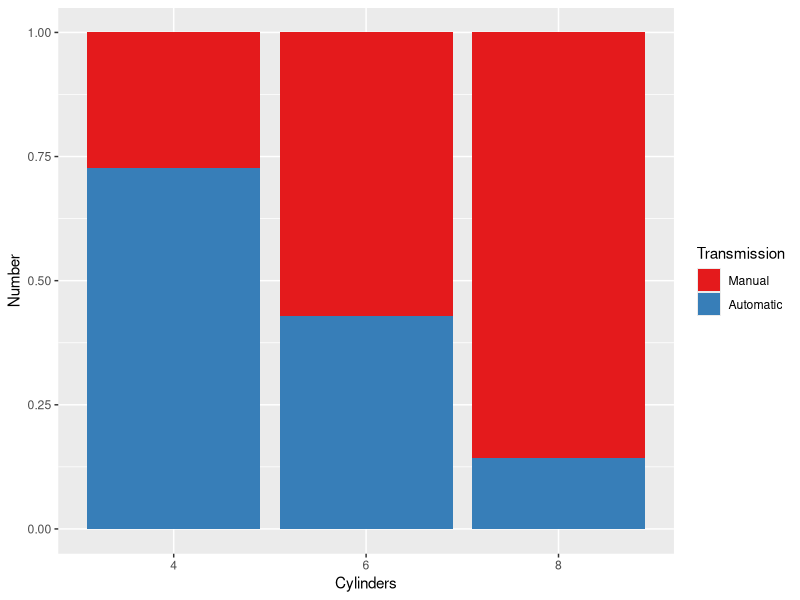
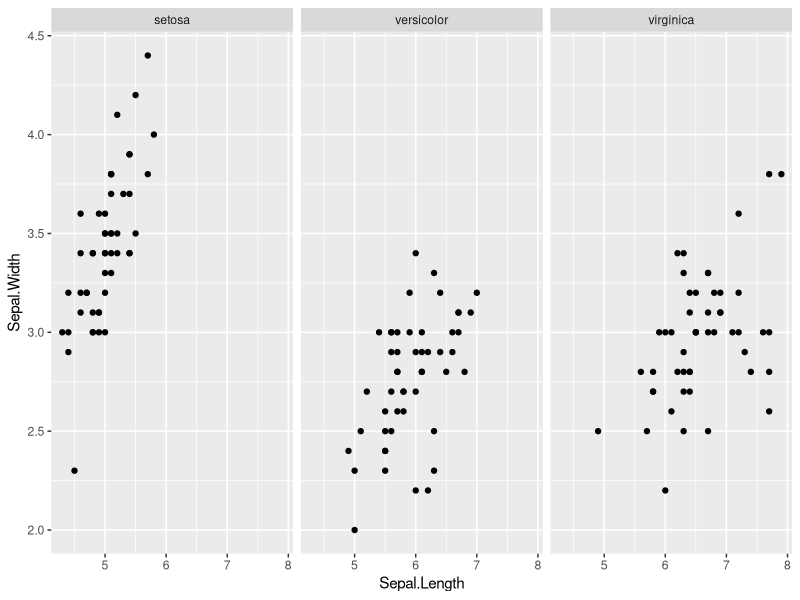
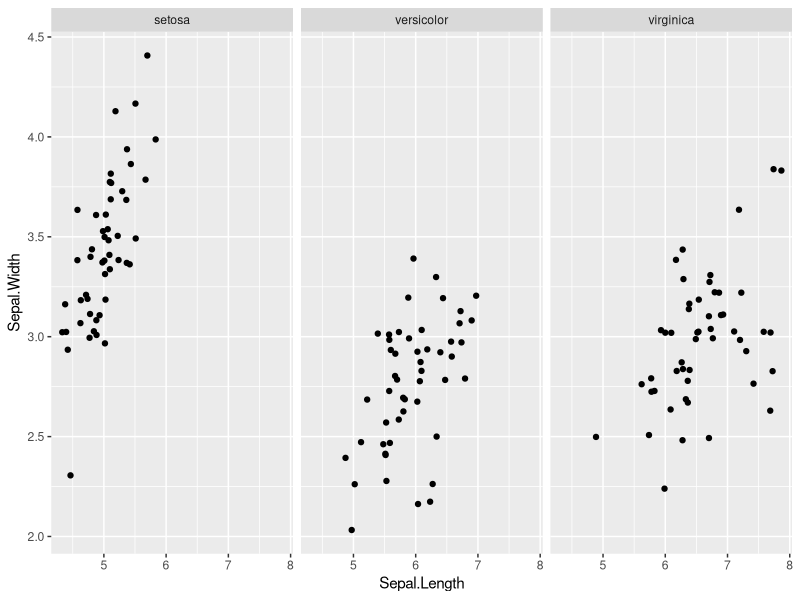
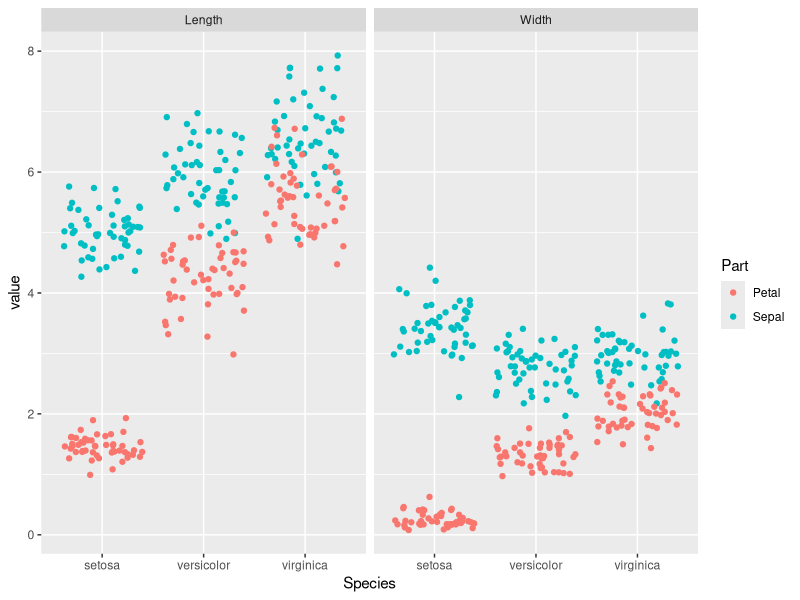
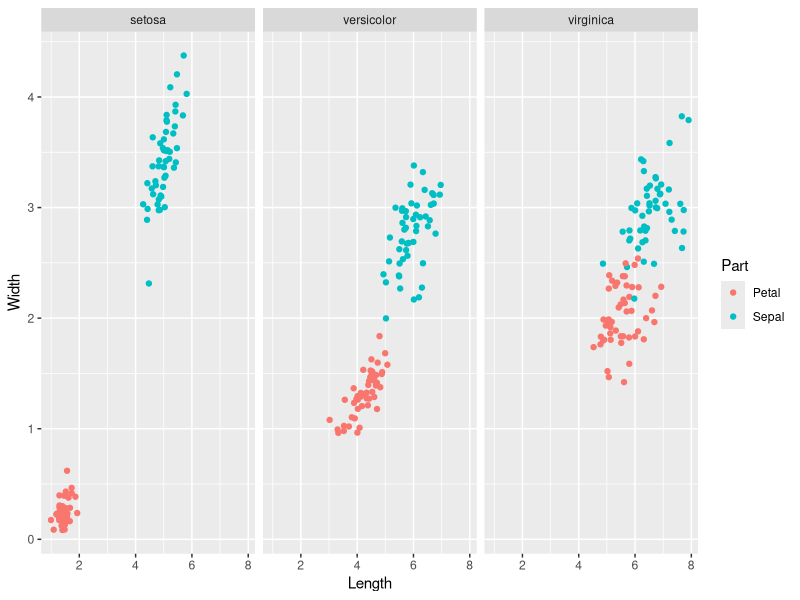

Reproduce these figures in R, in order.
## ---- chunk 1
    library(ggplot2)
    ggplot(mtcars, aes(x = factor(cyl), fill = factor(am))) +
      geom_bar(position = 'fill') +  # try position = 'dodge', 'fill'
      scale_x_discrete('Cylinders') +
      scale_y_continuous('Number') +
      scale_fill_manual('Transmission', 
                        values = c("#E41A1C", "#377EB8"),
                        labels = c("Manual", "Automatic")) 
## ---- chunk 2
  str(iris)
  names(iris)
## ---- chunk 3
    library(ggplot2)
    ggplot(iris, aes(x = Sepal.Length, y = Sepal.Width)) +
      geom_point() +
      facet_grid(. ~ Species)
## ---- chunk 4
    library(ggplot2)
    ggplot(iris, aes(x = Sepal.Length, y = Sepal.Width)) +
      geom_jitter() +
      facet_grid(. ~ Species)
## ---- chunk 5
library(tidyr)

iris %>%
  gather(key, value, -Species) %>%
  separate(key, c("Part", "Measure"), sep = "\\.") %>%
  ggplot(aes(x = Species, y = value, col = Part)) +
  geom_jitter() +
  facet_grid(. ~ Measure)
## ---- chunk 6
library(tidyr)
library(dplyr)
library(ggplot2)

iris %>%
  mutate(Flower = 1:nrow(iris)) %>%
  gather(key, value, -Species, -Flower) %>%
  separate(key, c("Part", "Measure"),sep="\\.")%>%
  spread(Measure, value) %>%
  ggplot(aes(x = Length, y = Width, color = Part)) +
  geom_jitter() +
  facet_grid(. ~ Species)
